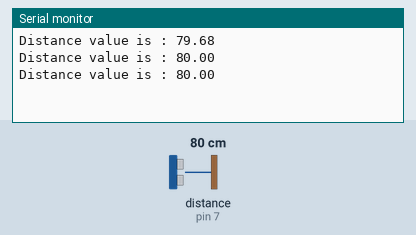
Recording of a sketch running on a simulated Arduino Uno, built with avr-gcc and run on an emulated ATmega328P. On the bench: the last lines printed to the serial monitor. Wiring (inferred from the names in the program): ultrasonic range finder: trigger pin 8; echo pin 7. The inputs (shaded band) are chosen by the test bench; at power-on: distance to the obstacle (sensor on pin 7) 80 cm. The echo pulse lasts 58.3 µs per cm.

Above: at 1.3 s.
1.4 s: distance to the obstacle (sensor on pin 7) set to 2 cm
At 1.9 s:
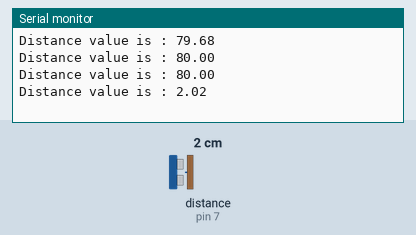
2.9 s: distance to the obstacle (sensor on pin 7) set to 4 cm
At 3.4 s:
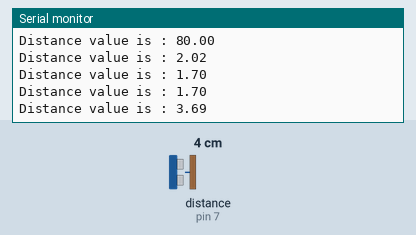
Timing chart, 0 to 5.9 s (numbered marks = the images above; inputs shaded):
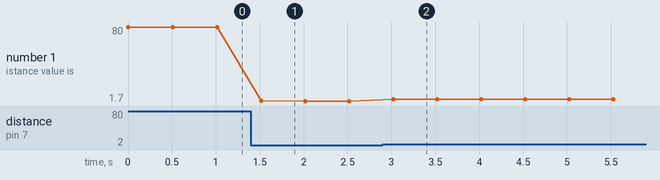

The sketch:

program6.ino
```cpp
//displays the distance infront
int trigPin = 8;
int echoPin = 7;
float distance, duration;
void setup() {

  pinMode(trigPin,OUTPUT);
  pinMode(echoPin,INPUT);
  Serial.begin(9600);
}

void loop() {

 digitalWrite(trigPin,LOW);
 delayMicroseconds(10);
 digitalWrite(trigPin,HIGH);
 delayMicroseconds(10);
 digitalWrite(trigPin,LOW);
 delayMicroseconds(10);

 duration = pulseIn(echoPin,HIGH);
 distance = (duration*(0.0343))/2;
 Serial.print("Distance value is : ");
 Serial.println(distance);
 delay(500);

}
```

Measured:
- after the input at 1.4 s, the serial monitor: prints a new line after 0.12 s (image 1)
- after the input at 2.9 s, the serial monitor: prints a new line after 0.12 s (image 2)
- plotted number 1: 80 → 1.7 after the input at 1.4 s, 1.7 → 3.69 after the input at 2.9 s
